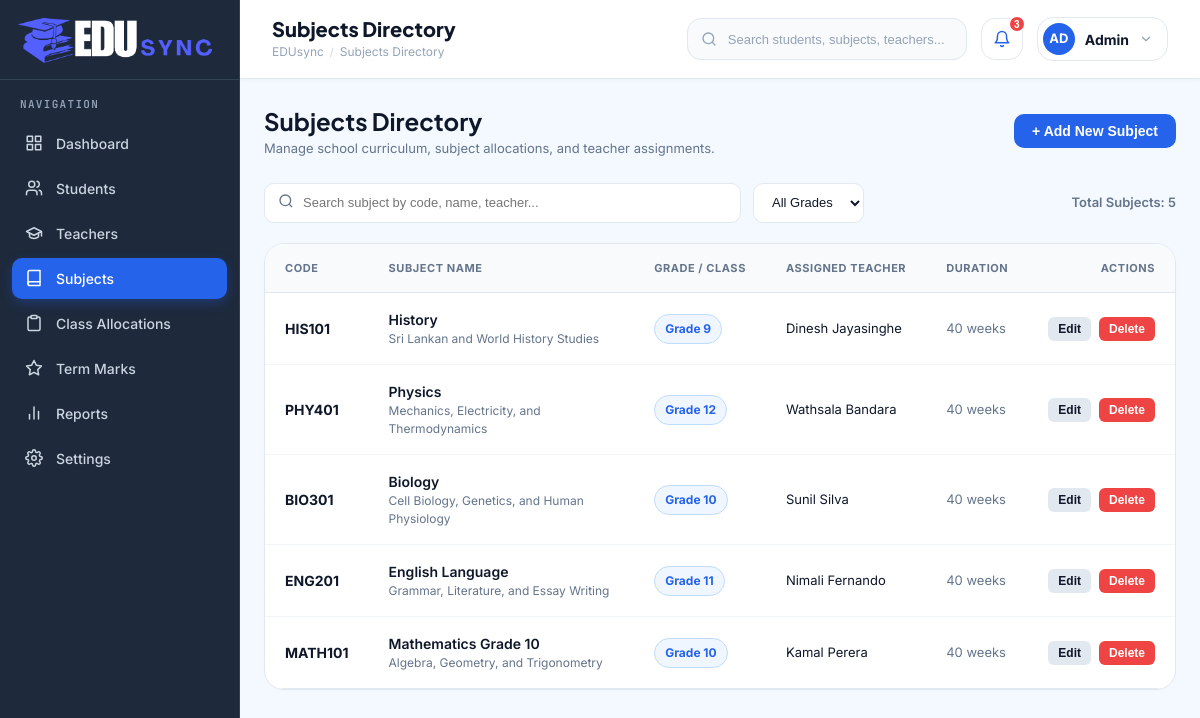
The app's page /subject.php, older data.
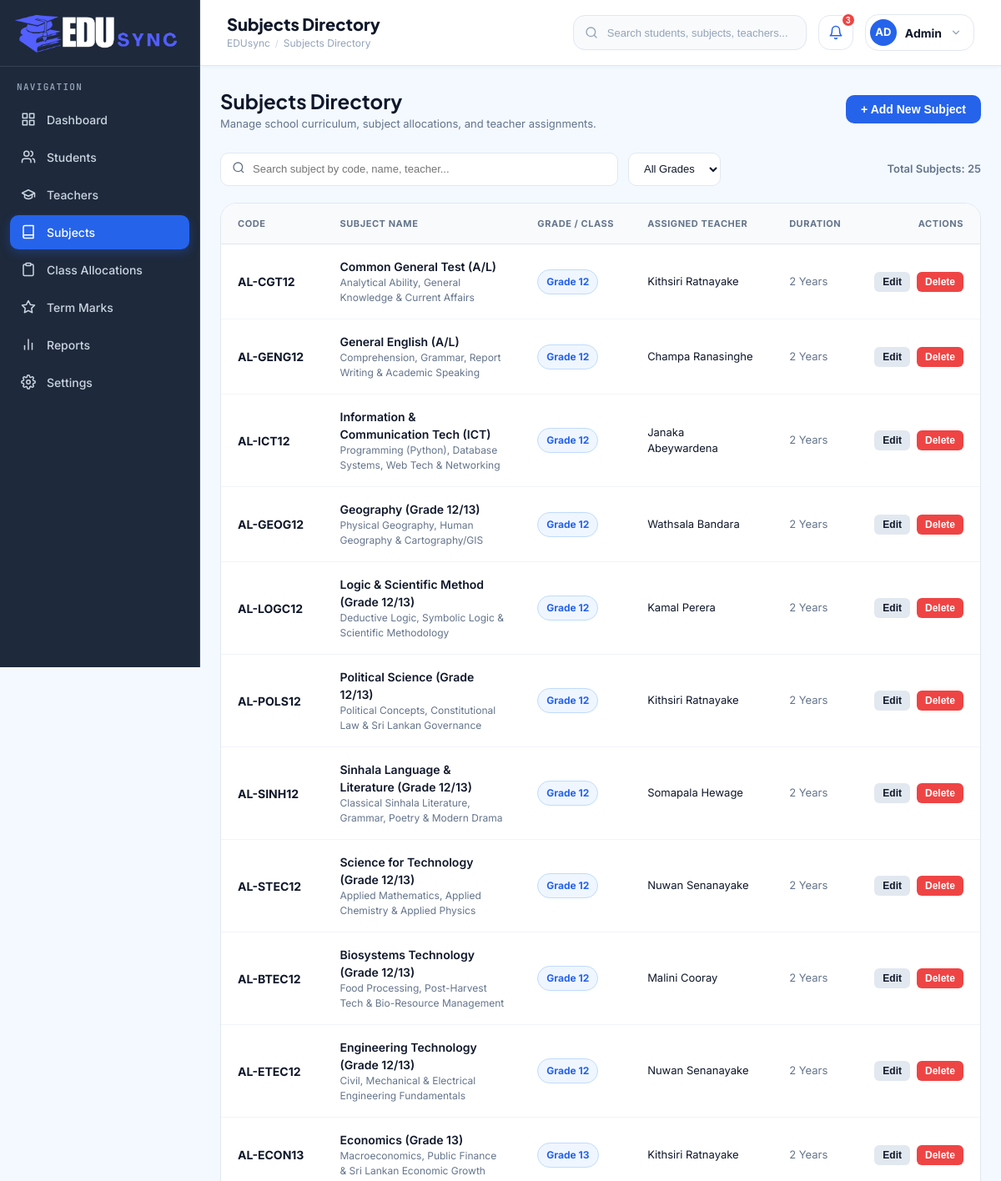
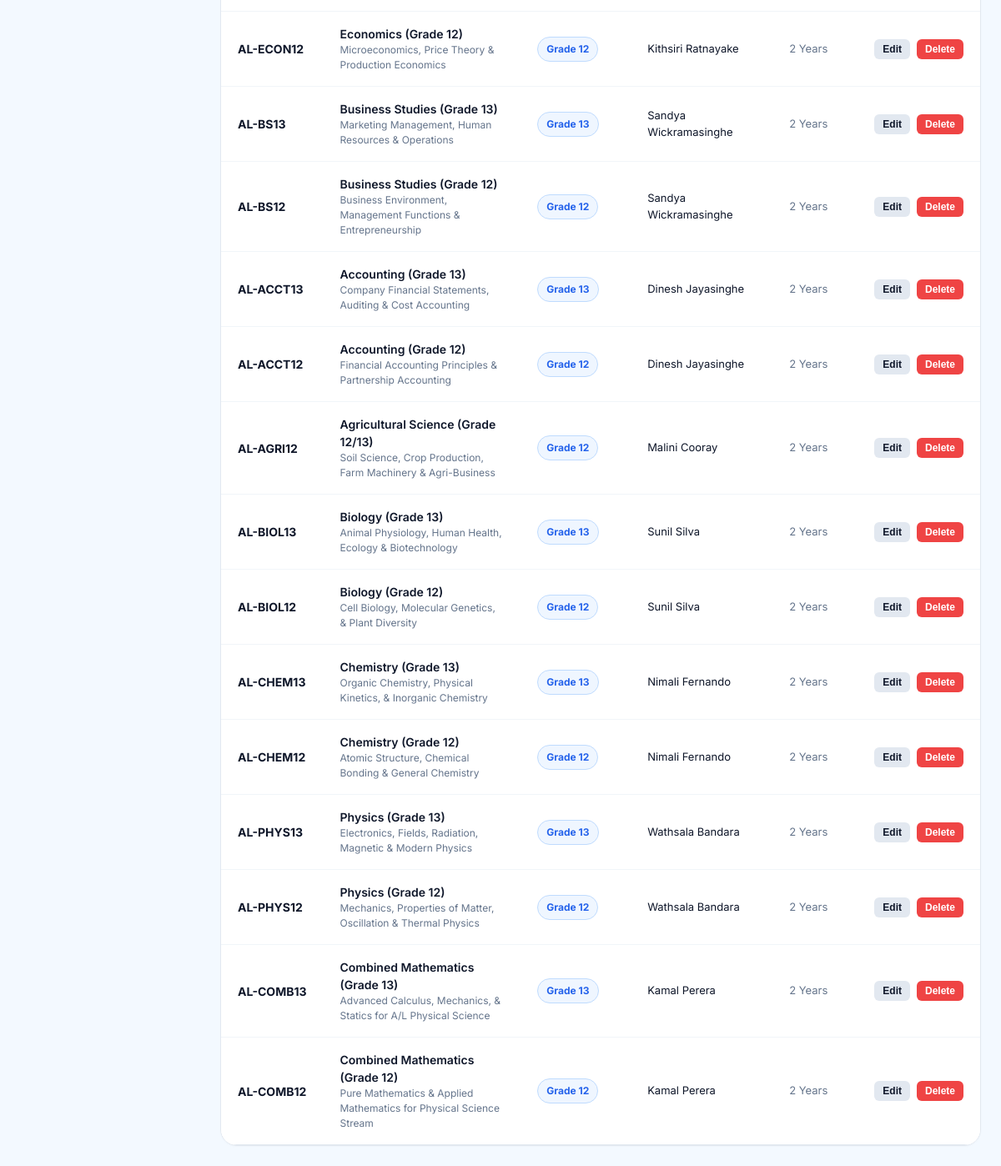
The same page, newer data (2 pictures, top to bottom).
### tables this page shows
CREATE TABLE `courses` (
  `id` INT AUTO_INCREMENT PRIMARY KEY,
  `course_code` VARCHAR(20) NOT NULL UNIQUE,
  `course_name` VARCHAR(100) NOT NULL,
  `description` TEXT DEFAULT NULL,
  `teacher_id` INT DEFAULT NULL,
  `grade` VARCHAR(50) NOT NULL,
  `credits` INT NOT NULL DEFAULT 4,
  `duration` VARCHAR(30) NOT NULL DEFAULT '2 Years',
  `created_at` TIMESTAMP DEFAULT CURRENT_TIMESTAMP,
  FOREIGN KEY (`teacher_id`) REFERENCES `teachers`(`id`) ON DELETE SET NULL
);

### classes/Subject.php (called while the page is built, shortened)
<?php
require_once __DIR__ . '/../config/Database.php';
class Subject {
    private $db;
    public function __construct() {
        $dbInstance = new Database();
        $this->db = $dbInstance->getConnection();
    }
    public function getAll($search = '', $gradeFilter = '') {
        $sql = "SELECT c.*, CONCAT(t.first_name, ' ', t.last_name) AS teacher_name
                FROM courses c
                LEFT JOIN teachers t ON c.teacher_id = t.id
                WHERE 1=1";
        $params = [];
        $sql .= " ORDER BY c.id DESC";
        $stmt = $this->db->prepare($sql);
        $stmt->execute($params);
        return $stmt->fetchAll(PDO::FETCH_ASSOC);
    }
}

### config/Database.php (called while the page is built)
<?php
class Database {
    private $host = "localhost";
    private $db_name = "school_db";
    private $username = "root";
    private $password = "";
    private $conn = null;
    public function getConnection() {
        if ($this->conn === null) {
            try {
                $dsn = "mysql:host=" . $this->host . ";dbname=" . $this->db_name . ";charset=utf8mb4";
                $options = [
                    PDO::ATTR_ERRMODE => PDO::ERRMODE_EXCEPTION,
                    PDO::ATTR_DEFAULT_FETCH_MODE => PDO::FETCH_ASSOC,
                    PDO::ATTR_EMULATE_PREPARES => false,
                ];
                $this->conn = new PDO($dsn, $this->username, $this->password, $options);
            } catch (PDOException $exception) {
                $this->conn = null;
            }
        }
        return $this->conn;
    }
}
?>

### subject.php (the view, shortened to what the rows shown need)
<?php
require_once __DIR__ . '/classes/Subject.php';
$subjectService = new Subject();
$search = $_GET['search'] ?? '';
$gradeFilter = $_GET['grade'] ?? '';
$subjects = $subjectService->getAll($search, $gradeFilter);
include_once __DIR__ . '/includes/header.php';
?>
<div class="main-wrapper">
    <?php include_once __DIR__ . '/includes/navbar.php'; ?>
    <main class="content-body">
        <div class="page-header">
            <div>
                <h1 class="page-title">Subjects Directory</h1>
            </div>
        </div>
        <div class="dash-card card-full" style="padding: 0; overflow: hidden;">
            <div style="overflow-x: auto;">
                <table class="students-table" style="width: 100%; border-collapse: collapse; font-size: 14px;">
                    <thead>
                        <tr style="background: var(--body-bg); border-bottom: 1px solid var(--card-border); text-align: left; color: var(--text-muted); font-size: 12px; font-weight: 700; text-transform: uppercase;">
                            <th style="padding: 16px 20px;">Code</th>
                            <th style="padding: 16px 20px;">Subject Name</th>
                            <th style="padding: 16px 20px;">Grade / Class</th>
                            <th style="padding: 16px 20px;">Assigned Teacher</th>
                            <th style="padding: 16px 20px;">Duration</th>
                            <th style="padding: 16px 20px; text-align: right;">Actions</th>
                        </tr>
                    </thead>
                    <tbody>
                        <?php if (empty($subjects)): ?>
                            <tr>
                                <td colspan="6" style="padding: 40px; text-align: center; color: var(--text-muted);">
                                    No subject records found.
                                </td>
                            </tr>
                        <?php else: ?>
                            <?php foreach ($subjects as $s): ?>
                                <tr style="border-bottom: 1px solid var(--card-border);">
                                    <td style="padding: 16px 20px; font-weight: 700; color: var(--text-main); white-space: nowrap;">
                                        <?php echo htmlspecialchars($s['course_code']); ?>
                                    </td>
                                    <td style="padding: 16px 20px;">
                                        <div style="font-weight: 600; color: var(--text-main);"><?php echo htmlspecialchars($s['course_name']); ?></div>
                                        <div style="font-size: 12px; color: var(--text-muted);"><?php echo htmlspecialchars($s['description']); ?></div>
                                    </td>
                                    <td style="padding: 16px 20px; white-space: nowrap;">
                                        <span class="subject-badge">
                                            <?php echo htmlspecialchars($s['grade']); ?>
                                        </span>
                                    </td>
                                    <td style="padding: 16px 20px; font-size: 13px; color: var(--text-main);">
                                        <?php echo htmlspecialchars($s['teacher_name'] ?? 'Unassigned'); ?>
                                    </td>
                                    <td style="padding: 16px 20px; font-size: 13px; color: var(--text-muted); white-space: nowrap;">
                                        <?php echo htmlspecialchars($s['duration']); ?>
                                    </td>
                                    <td style="padding: 16px 20px; text-align: right; white-space: nowrap;">
                                        <div style="display: flex; align-items: center; justify-content: flex-end; gap: 8px;">
                                            <button type="button" class="btn btn-secondary btn-sm edit-subject-btn"
                                                    data-subject='<?php echo json_encode($s, JSON_HEX_APOS | JSON_HEX_QUOT); ?>'>
                                                Edit
                                            </button>
                                            <form action="subject.php" method="POST" style="display: inline;" onsubmit="return confirm('Are you sure you want to delete this subject?');">
                                                <button type="submit" class="btn btn-danger btn-sm">Delete</button>
                                            </form>
                                        </div>
                                    </td>
                                </tr>
                            <?php endforeach; ?>
                        <?php endif; ?>
                    </tbody>
                </table>
            </div>
        </div>
    </main>
</div>
<?php include_once __DIR__ . '/includes/footer.php'; ?>

Row changes from the older to the newer data that the page shows:
added courses: course_code "AL-CGT12", course_name "Common General Test (A/L)", description "Analytical Ability, General Knowledge & Current Affairs", grade "Grade 12", teacher_name "Kithsiri Ratnayake", duration "2 Years"
added courses: course_code "AL-GENG12", course_name "General English (A/L)", description "Comprehension, Grammar, Report Writing & Academic Speaking", grade "Grade 12", teacher_name "Champa Ranasinghe", duration "2 Years"
added courses: course_code "AL-ICT12", course_name "Information & Communication Tech (ICT)", description "Programming (Python), Database Systems, Web Tech & Networking", grade "Grade 12", teacher_name "Janaka Abeywardena", duration "2 Years"
added courses: course_code "AL-GEOG12", course_name "Geography (Grade 12/13)", description "Physical Geography, Human Geography & Cartography/GIS", grade "Grade 12", teacher_name "Wathsala Bandara", duration "2 Years"
added courses: course_code "AL-LOGC12", course_name "Logic & Scientific Method (Grade 12/13)", description "Deductive Logic, Symbolic Logic & Scientific Methodology", grade "Grade 12", teacher_name "Kamal Perera", duration "2 Years"
added courses: course_code "AL-POLS12", course_name "Political Science (Grade 12/13)", description "Political Concepts, Constitutional Law & Sri Lankan Governance", grade "Grade 12", teacher_name "Kithsiri Ratnayake", duration "2 Years"
added courses: course_code "AL-SINH12", course_name "Sinhala Language & Literature (Grade 12/13)", description "Classical Sinhala Literature, Grammar, Poetry & Modern Drama", grade "Grade 12", teacher_name "Somapala Hewage", duration "2 Years"
added courses: course_code "AL-STEC12", course_name "Science for Technology (Grade 12/13)", description "Applied Mathematics, Applied Chemistry & Applied Physics", grade "Grade 12", teacher_name "Nuwan Senanayake", duration "2 Years"
added courses: course_code "AL-BTEC12", course_name "Biosystems Technology (Grade 12/13)", description "Food Processing, Post-Harvest Tech & Bio-Resource Management", grade "Grade 12", teacher_name "Malini Cooray", duration "2 Years"
added courses: course_code "AL-ETEC12", course_name "Engineering Technology (Grade 12/13)", description "Civil, Mechanical & Electrical Engineering Fundamentals", grade "Grade 12", teacher_name "Nuwan Senanayake", duration "2 Years"
added courses: course_code "AL-ECON13", course_name "Economics (Grade 13)", description "Macroeconomics, Public Finance & Sri Lankan Economic Growth", grade "Grade 13", teacher_name "Kithsiri Ratnayake", duration "2 Years"
added courses: course_code "AL-ECON12", course_name "Economics (Grade 12)", description "Microeconomics, Price Theory & Production Economics", grade "Grade 12", teacher_name "Kithsiri Ratnayake", duration "2 Years"
added courses: course_code "AL-BS13", course_name "Business Studies (Grade 13)", description "Marketing Management, Human Resources & Operations", grade "Grade 13", teacher_name "Sandya Wickramasinghe", duration "2 Years"
added courses: course_code "AL-BS12", course_name "Business Studies (Grade 12)", description "Business Environment, Management Functions & Entrepreneurship", grade "Grade 12", teacher_name "Sandya Wickramasinghe", duration "2 Years"
added courses: course_code "AL-ACCT13", course_name "Accounting (Grade 13)", description "Company Financial Statements, Auditing & Cost Accounting", grade "Grade 13", teacher_name "Dinesh Jayasinghe", duration "2 Years"
added courses: course_code "AL-ACCT12", course_name "Accounting (Grade 12)", description "Financial Accounting Principles & Partnership Accounting", grade "Grade 12", teacher_name "Dinesh Jayasinghe", duration "2 Years"
added courses: course_code "AL-AGRI12", course_name "Agricultural Science (Grade 12/13)", description "Soil Science, Crop Production, Farm Machinery & Agri-Business", grade "Grade 12", teacher_name "Malini Cooray", duration "2 Years"
added courses: course_code "AL-BIOL13", course_name "Biology (Grade 13)", description "Animal Physiology, Human Health, Ecology & Biotechnology", grade "Grade 13", teacher_name "Sunil Silva", duration "2 Years"
added courses: course_code "AL-BIOL12", course_name "Biology (Grade 12)", description "Cell Biology, Molecular Genetics, & Plant Diversity", grade "Grade 12", teacher_name "Sunil Silva", duration "2 Years"
added courses: course_code "AL-CHEM13", course_name "Chemistry (Grade 13)", description "Organic Chemistry, Physical Kinetics, & Inorganic Chemistry", grade "Grade 13", teacher_name "Nimali Fernando", duration "2 Years"
changed courses: course_code "HIS101" → "AL-CHEM12"; course_name "History" → "Chemistry (Grade 12)"; description "Sri Lankan and World History Studies" → "Atomic Structure, Chemical Bonding & General Chemistry"; grade "Grade 9" → "Grade 12"; teacher_name "Dinesh Jayasinghe" → "Nimali Fernando"; duration "40 weeks" → "2 Years"
changed courses: course_code "PHY401" → "AL-PHYS13"; course_name "Physics" → "Physics (Grade 13)"; description "Mechanics, Electricity, and Thermodynamics" → "Electronics, Fields, Radiation, Magnetic & Modern Physics"; grade "Grade 12" → "Grade 13"; duration "40 weeks" → "2 Years"
changed courses: course_code "BIO301" → "AL-PHYS12"; course_name "Biology" → "Physics (Grade 12)"; description "Cell Biology, Genetics, and Human Physiology" → "Mechanics, Properties of Matter, Oscillation & Thermal Physics"; grade "Grade 10" → "Grade 12"; teacher_name "Sunil Silva" → "Wathsala Bandara"; duration "40 weeks" → "2 Years"
changed courses: course_code "ENG201" → "AL-COMB13"; course_name "English Language" → "Combined Mathematics (Grade 13)"; description "Grammar, Literature, and Essay Writing" → "Advanced Calculus, Mechanics, & Statics for A/L Physical Science"; grade "Grade 11" → "Grade 13"; teacher_name "Nimali Fernando" → "Kamal Perera"; duration "40 weeks" → "2 Years"
changed courses: course_code "MATH101" → "AL-COMB12"; course_name "Mathematics Grade 10" → "Combined Mathematics (Grade 12)"; description "Algebra, Geometry, and Trigonometry" → "Pure Mathematics & Applied Mathematics for Physical Science Stream"; grade "Grade 10" → "Grade 12"; duration "40 weeks" → "2 Years"
Text that changed along with them:
count($subjects): "5" → "25"
